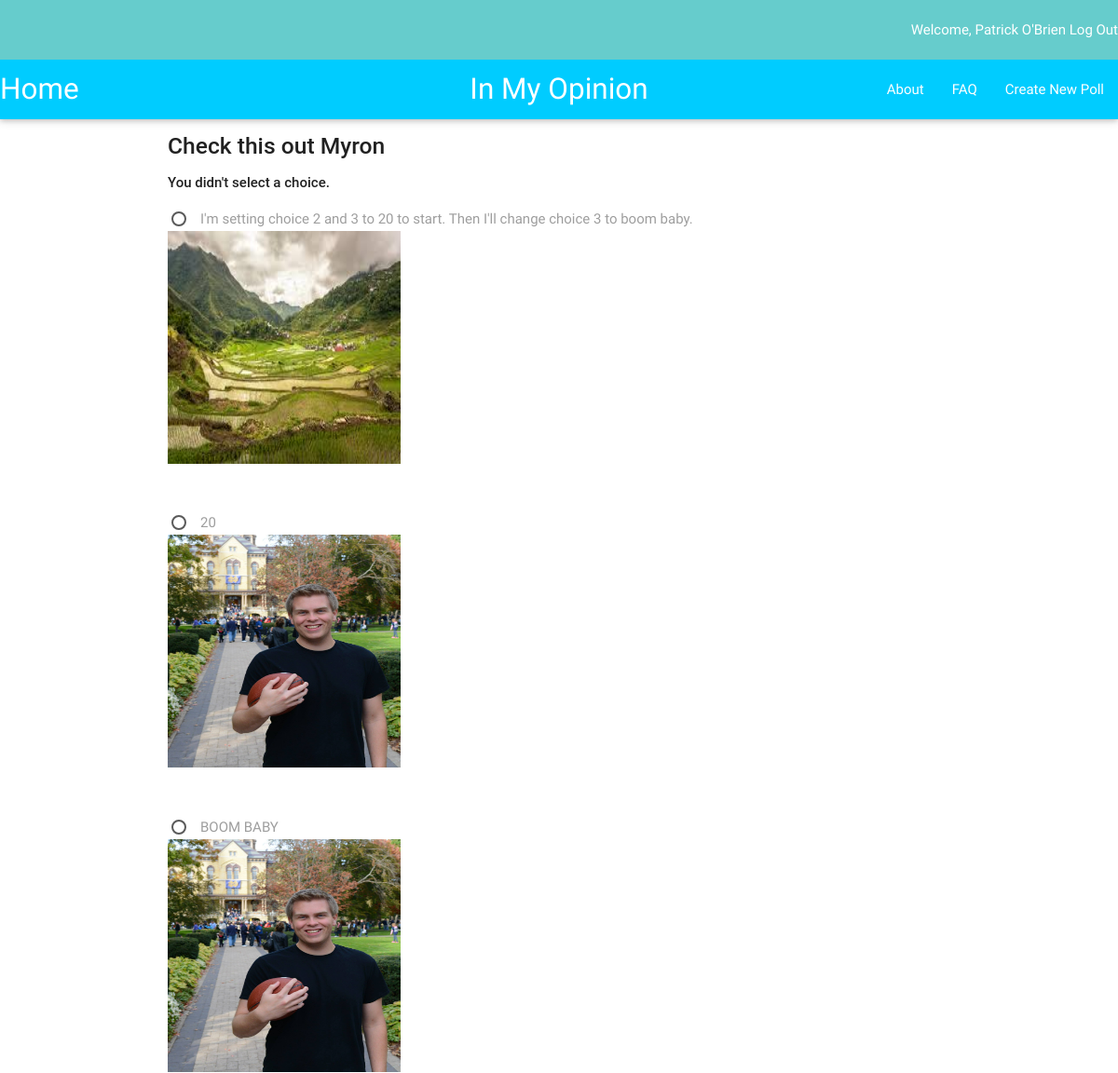
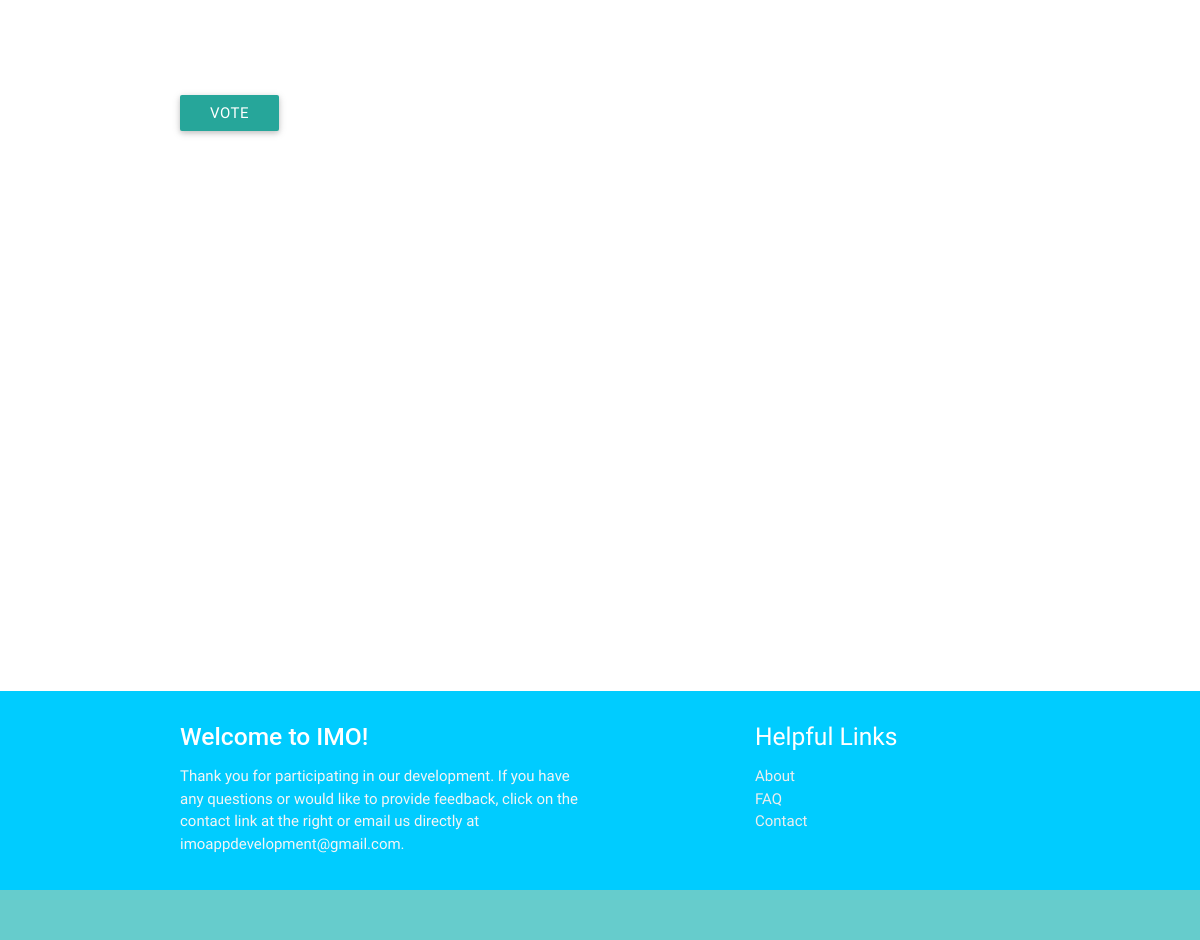
Screenshot of /imo_app/102/submit_vote/ (signed in) with the database file from the repository (2 pictures, top to bottom).
### imo_app/models.py (models this page shows, shortened)
class Question(models.Model):
    author = models.ForeignKey(UserProfile, on_delete=models.CASCADE)
    question_text = models.CharField(max_length=200)
    description = models.TextField(default = '')
    pub_date = models.DateTimeField('date published')
    choice1 = models.CharField(null=True, blank=True, default = '', max_length = 200)
    image1 = models.ImageField(null=True, blank=True)
    choice2 = models.CharField(null=True, blank=True, default = '', max_length = 200)
    image2 = models.ImageField(null=True, blank=True)
    choice3 = models.CharField(null=True, blank=True, default = '', max_length = 200)
    image3 = models.ImageField(null=True, blank=True)
    total_votes = models.IntegerField(default = 1.0)
    class Meta:
        ordering = ['-pub_date']

class Choice(models.Model):
    question = models.ForeignKey(Question, on_delete=models.CASCADE)
    image = models.ImageField(null=True, blank=True)
    choice_text = models.CharField(max_length=200)
    votes = models.IntegerField(default=0)
    percentage = models.FloatField(default=0)

### imo_app/views.py (the view, shortened to what this page needs)
# urls.py: url(r'^(?P<question_id>[0-9]+)/submit_vote/$', views.submit_vote, name = 'submit_vote'),
def submit_vote(request, question_id):
    current_user = request.user
    question = get_object_or_404(Question, pk=question_id)
    u =  UserProfile.objects.get(id=current_user.id)
    try:
        selected_choice = question.choice_set.get(pk=request.POST['choice'])
        print ('----')
        print ('voted')
        print ('----')
        v = Voted(voter=u, question=question)
        v.save()
    except (KeyError, Choice.DoesNotExist):
        return render(request, 'imo_app/detail.html', {
            'question': question,
            'error_message': "You didn't select a choice.",
        })

### imo_app/templates/imo_app/detail.html (shortened to what this page needs)
{% extends "imo_app/base.html" %}
{% block content %}
  <p><h5><strong>{{question.question_text}}</h5></strong></p>
  {% if error_message %}<p><strong>{{ error_message }}</strong></p>{% endif %}
  <form action="{% url 'imo_app:submit_vote' question.id %}" method="post">
    {% for choice in question.choice_set.all %}
        <label for="choice{{ forloop.counter }}">{{ choice.choice_text }}</label><br />
        {% if choice.image != '' %}
        <img src='{{ choice.image.url }}' class='img-responsive' width="250px" height="250px" /> <br />
        {% endif %}
        <br></br>
    {% endfor %}
    <br></br>
  <input class='btn' type="submit" value="Vote" />
  </form>
  <br></br>
  <br></br>
  <br></br>
  <br></br>
  <br></br>
  <br></br>
  <br></br>
  <br></br>
  <br></br>
{% endblock content %}

### imo_app/templates/imo_app/base.html (shortened to what this page needs)
<!DOCTYPE html>
{% load staticfiles %}
<html>
  <head>
    <link rel="stylesheet" type="text/css" href="{% static 'imo_app/css/imo.css' %}" />
    <link rel="stylesheet" type="text/css" href="{% static 'materialize/css/materialize.min.css' %}" />
  </head>
  <body>
    <nav>
      <div class="navbar-fixed" style="background-color: #66CCCC">
      <div class="right hide-on-med-and-down">
        {% if user.is_authenticated %}
          Welcome, {{ user.first_name }} {{user.last_name}}
          <a href = "{% url 'imo_app:user_logout' %}">Log Out</a>
        {% else %}
            <a href = "{% url 'imo_app:view_registration' %}" style='width:100px'>Register</a>
            <a href = "{% url 'imo_app:view_login' %}" style='width:100px'>Login</a>
          </div>
        {% endif %}
      </div>
      </div>
    </nav>
    <nav>
        <div class="nav-wrapper" style="background-color: #00CCFF">
          <a href="{% url 'imo_app:index' %}" left class="brand-logo left" > Home</a>
          <a class="brand-logo center">In My Opinion</a>
          <ul id="nav-mobile" class="right hide-on-med-and-down">
            <li><a href="{% url 'imo_app:about' %}">About</a></li>
            <li><a href="{% url 'imo_app:faq' %}">FAQ</a></li>
            <li><a href="{% url 'imo_app:view_newentry' %}">Create New Poll</a></li>
          </ul>
        </div>
      </nav>
    <div class="container">
      {% block content %}
      {% endblock %}
      <br></br>
      <br></br>
      <br></br>
    </div>
    <footer class="page-footer" style="background-color: #00CCFF">
      <div class="container" >
        <div class="row">
          <div class="col l6 s12">
            <h5 class="white-text"><strong>Welcome to IMO!</strong></h5>
            <p class="grey-text text-lighten-4">Thank you for participating in our development.
            If you have any questions or would like to provide feedback,
            click on the contact link at the right or email us directly at imoappdevelopment@gmail.com.</p>
          </div>
          <div class="col l4 offset-l2 s12">
            <h5 class="white-text">Helpful Links</h5>
            <ul>
              <li><a class="grey-text text-lighten-3" href="{% url 'imo_app:about' %}">About</a></li>
              <li><a class="grey-text text-lighten-3" href="{% url 'imo_app:faq' %}">FAQ</a></li>
              <li><a class="grey-text text-lighten-3" href="mailto:imoappdevelopment@gmail.com">Contact</a></li>
            </ul>
          </div>
        </div>
      </div>
      <div class="footer-copyright" style="background-color: #66CCCC">
      </div>
    </footer>
  </body>
</html>

### rows the page displays
Question: question_text "Check this out Myron"
Choice: choice_text "I'm setting choice 2 and 3 to 20 to start. Then I'll change choice 3 to boom baby.", image (picture)
Choice: choice_text "20", image (picture)
Choice: choice_text "BOOM BABY", image (picture)

### other values shown
{{ user.first_name }} "Patrick"
{{ user.last_name }} "O'Brien"
{{ error_message }} "You didn't select a choice."
